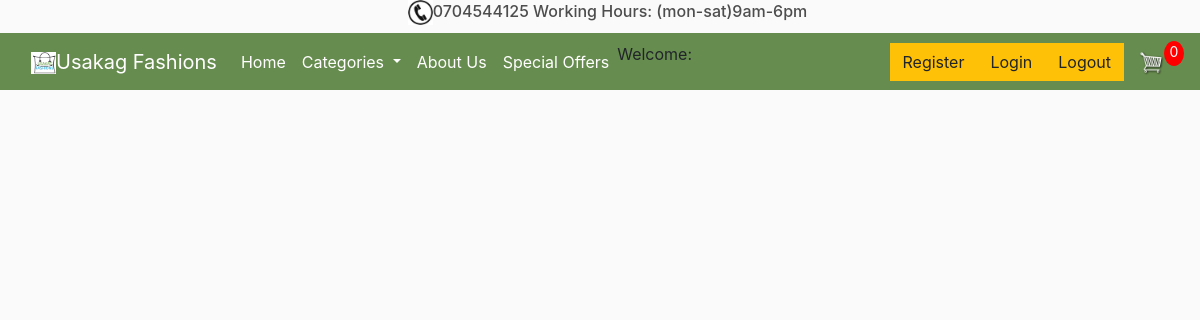
/women/, run on an earlier commit of the app's database.
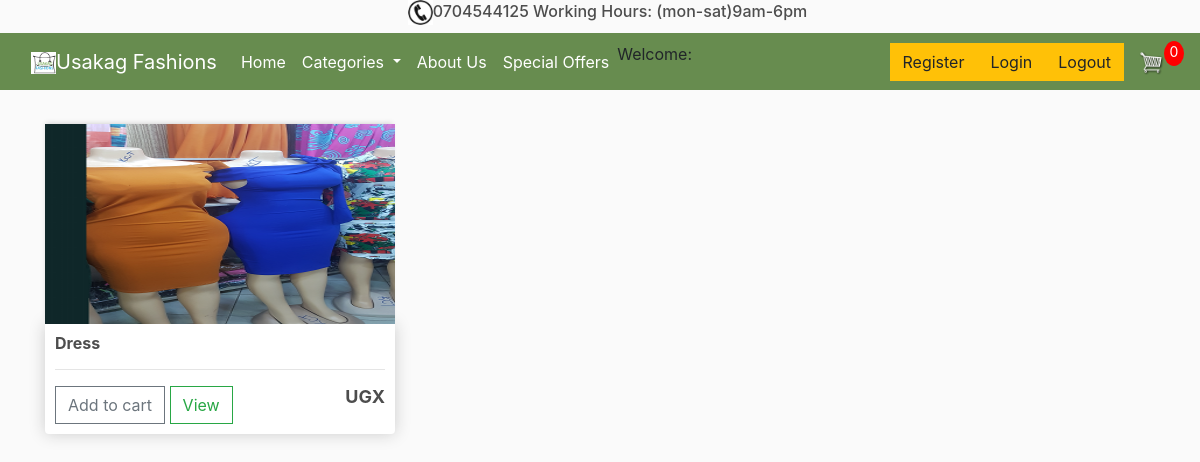
And on a later commit of the database.
### store/models.py (models this page shows, shortened)
class Product(models.Model):
    name = models.CharField(max_length=200, null=True)
    price = models.DecimalField(max_digits=10, decimal_places=0)
    digital = models.BooleanField(default=False, null=True, blank=False)
    image = models.ImageField(upload_to='images', null=True, blank=True)
    STATUS_TYPE_CHOICES=[
        ('BAGS','BAGS'),
        ('MEN','MEN'),
        ('SCARVES','SCARVES'),
        ('WOMEN','WOMEN')
    ]
    status=models.CharField(max_length=100,choices=STATUS_TYPE_CHOICES)
    STATUS_TYPE_CHOICES=[
        ('YES','YES'),
        ('NO','NO'),
    ]
    special_offers=models.CharField(max_length=100,choices=STATUS_TYPE_CHOICES)
    @property
    def imageURL(self):
        try:
            url = self.image.url
        except:
            url = ''
        return url

### store/views.py (the view)
# urls.py: path('women/', views.manage_women, name="women"),
def manage_women(request):
    data= cartData(request)
    cartItems = data['cartItems']
    women_wear = Product.objects.filter(status = 'WOMEN')
    context={
        "women_wear":women_wear,
        'cartItems':cartItems
    }
    return render(request, 'store/women_wear.html', context)

### store/utils.py (called while the page is built, shortened)
def cookieCart(request):
    try:
        cart = json.loads(request.COOKIES['cart'])
    except:
        cart = {}
    print('CART:', cart)
    items = []
    order = {'get_cart_total':0, 'get_cart_items':0, 'shipping':False}
    cartItems = order['get_cart_items']
    return{'cartItems':cartItems, 'order':order, 'items':items}

def cartData(request):
    if request.user.is_authenticated:
        customer = request.user.customer
        order, created = Order.objects.get_or_create(customer=customer,complete=False)
        items = order.orderitem_set.all()
        cartItems = order.get_cart_items
    else:
        cookieData = cookieCart(request)
        cartItems = cookieData['cartItems']
        order = cookieData['order']
        items = cookieData['items']
    return{'cartItems':cartItems, 'order':order, 'items':items}

### store/templates/store/women_wear.html
{% extends 'store/main.html' %}
{% load static %}
{% block content %}
     <div class="row">
        {% for women in women_wear %}
        <div class="col-lg-4">
            <img class="thumbnail" src="{{women.imageURL}}">
            <div class="box-element product">
                <h6><strong>{{women.name}}</strong></h6>
                <h>
                <hr>
                <button data-product={{women.id}} data-action="add" class="btn btn-outline-secondary add-btn update-cart">Add to cart</button>
                <a  class="btn btn-outline-success" href="{% url 'single_product' women.id %}">View</a>
                <h4 style="display: inline-block; float: right; font-size: 18px;"><strong>UGX{{scarf.price}}</strong></h4>
            </div>
        </div>
        {% endfor %}
     </div>
{% endblock content %}

What changed in the data, as far as the page shows it:
added Product: imageURL (picture), name "Dress"
